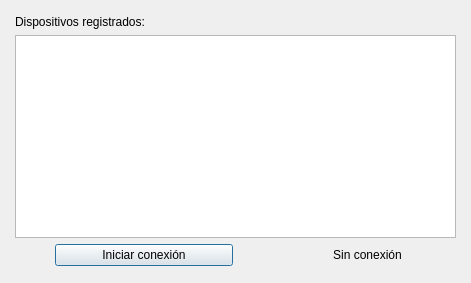
<?xml version="1.0" encoding="UTF-8"?>
<ui version="4.0">
 <class>ConnectDialog</class>
 <widget class="QDialog" name="ConnectDialog">
  <property name="geometry">
   <rect>
    <x>0</x>
    <y>0</y>
    <width>471</width>
    <height>283</height>
   </rect>
  </property>
  <property name="windowTitle">
   <string>Dialog</string>
  </property>
  <widget class="QWidget" name="gridLayoutWidget">
   <property name="geometry">
    <rect>
     <x>0</x>
     <y>0</y>
     <width>471</width>
     <height>281</height>
    </rect>
   </property>
   <layout class="QGridLayout" name="gridLayout">
    <property name="leftMargin">
     <number>15</number>
    </property>
    <property name="topMargin">
     <number>15</number>
    </property>
    <property name="rightMargin">
     <number>15</number>
    </property>
    <property name="bottomMargin">
     <number>15</number>
    </property>
    <item row="1" column="0">
     <layout class="QHBoxLayout" name="horizontalLayout">
      <item>
       <spacer name="horizontalSpacer_2">
        <property name="orientation">
         <enum>Qt::Horizontal</enum>
        </property>
        <property name="sizeType">
         <enum>QSizePolicy::Fixed</enum>
        </property>
        <property name="sizeHint" stdset="0">
         <size>
          <width>40</width>
          <height>20</height>
         </size>
        </property>
       </spacer>
      </item>
      <item>
       <widget class="QPushButton" name="conn_b">
        <property name="sizePolicy">
         <sizepolicy hsizetype="Expanding" vsizetype="Fixed">
          <horstretch>0</horstretch>
          <verstretch>0</verstretch>
         </sizepolicy>
        </property>
        <property name="text">
         <string>Iniciar conexión</string>
        </property>
       </widget>
      </item>
      <item>
       <spacer name="horizontalSpacer">
        <property name="orientation">
         <enum>Qt::Horizontal</enum>
        </property>
        <property name="sizeType">
         <enum>QSizePolicy::Fixed</enum>
        </property>
        <property name="sizeHint" stdset="0">
         <size>
          <width>40</width>
          <height>20</height>
         </size>
        </property>
       </spacer>
      </item>
      <item>
       <widget class="QLabel" name="conn_label">
        <property name="sizePolicy">
         <sizepolicy hsizetype="Expanding" vsizetype="Preferred">
          <horstretch>0</horstretch>
          <verstretch>0</verstretch>
         </sizepolicy>
        </property>
        <property name="text">
         <string>Sin conexión</string>
        </property>
        <property name="alignment">
         <set>Qt::AlignCenter</set>
        </property>
       </widget>
      </item>
     </layout>
    </item>
    <item row="0" column="0">
     <layout class="QVBoxLayout" name="verticalLayout">
      <item>
       <layout class="QVBoxLayout" name="verticalLayout_2">
        <item>
         <widget class="QLabel" name="macs_label">
          <property name="text">
           <string>Dispositivos registrados:</string>
          </property>
         </widget>
        </item>
        <item>
         <widget class="QListWidget" name="macs_list_widg"/>
        </item>
       </layout>
      </item>
     </layout>
    </item>
   </layout>
  </widget>
 </widget>
 <resources/>
 <connections/>
</ui>
